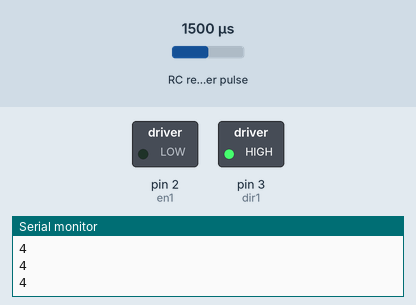
A sketch run on a simulated Arduino Uno, built with avr-gcc and run on an emulated ATmega328P. On the bench: switched loads named in the sketch (green lamp = pin HIGH), the last lines printed to the serial monitor. Wiring (inferred from the names in the program): RC receiver channel: data pin 8. The test bench sets the inputs (shaded band); at power-on: RC receiver pulse 1500 µs.

Above: at 1.2 s.
1.3 s: RC receiver pulse (sensor on pin 8) set to 1476 µs
At 2.5 s:
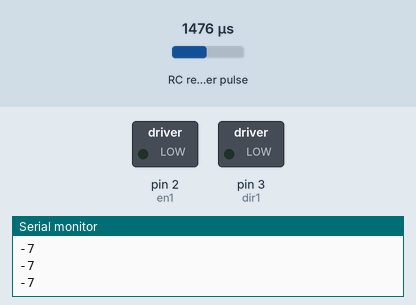
2.8 s: RC receiver pulse (sensor on pin 8) set to 1243 µs
4.3 s: RC receiver pulse (sensor on pin 8) set to 1228 µs
At 4.9 s:
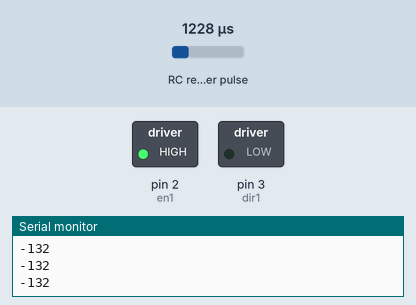
5.8 s: RC receiver pulse (sensor on pin 8) set to 1750 µs
At 7.0 s:
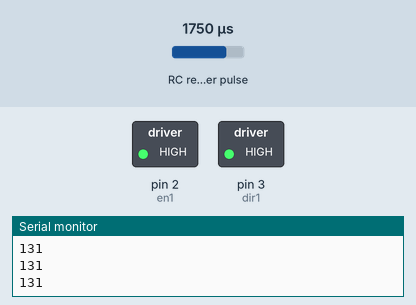
7.3 s: RC receiver pulse (sensor on pin 8) set to 1729 µs
At 8.3 s:
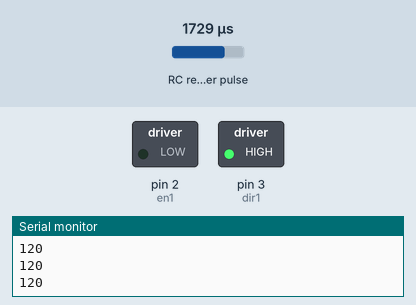
8.8 s: RC receiver pulse (sensor on pin 8) set to 1020 µs
At 9.5 s:
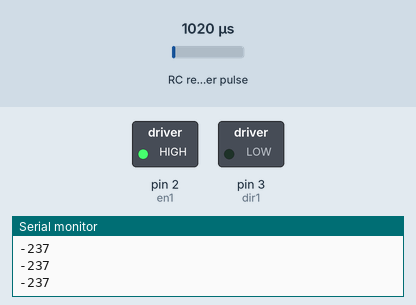
Timing chart, 0 to 11.3 s (numbered marks = the images above; inputs shaded):
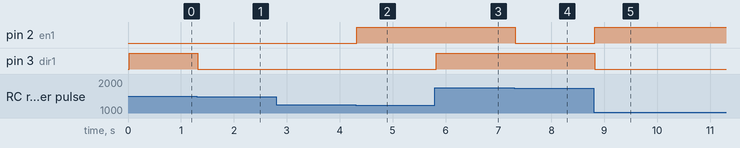

Measured:
- the behaviour switches between 1489 and 1488 µs on RC receiver pulse (sensor on pin 8) (found by bisection; images 0 and 1)
- the behaviour switches between 1237 and 1236 µs on RC receiver pulse (sensor on pin 8) (found by bisection; images 1 and 2)
- the behaviour switches between 1744 and 1743 µs on RC receiver pulse (sensor on pin 8) (found by bisection; images 3 and 4)
- after the input at 1.3 s, pin 3 (dir1): HIGH → LOW at once
- after the input at 4.3 s, pin 2 (en1): LOW → HIGH at once
- after the input at 5.8 s, pin 3 (dir1): LOW → HIGH at once
- after the input at 7.3 s, pin 2 (en1): HIGH → LOW at once
- after the input at 8.8 s, pin 2 (en1): LOW → HIGH at once; pin 3 (dir1): HIGH → LOW at once

The sketch:

MRDC.ino
```cpp
const float pi = 3.141596;


const int led = 13;
//Receiver
const int Channel1pin = 8;
const int Channel4pin = 10;

int Channel1, Channel4;

//Motor
const int en1 = 2;
const int dir1 = 3;
float sig;
int sig_int;

void setup() {
  Serial.begin(9600);
  pinMode(en1, OUTPUT);
  pinMode(dir1, OUTPUT);

  pinMode(Channel1pin, INPUT);
  pinMode(Channel4pin, INPUT);

}

void loop() {

  Channel1 = pulseIn(Channel1pin, HIGH);
  //  Channel4 = pulseIn(Channel4pin, HIGH);
  sig = 0.5045*Channel1 - 752.27;
  sig_int = (int) sig;
  Serial.println(sig_int);
  move_motor1(sig_int);

//move_motor1(-100);


}

void move_motor1(int spd) {
  if (spd >= 0) {
    analogWrite(en1, spd);
    digitalWrite(dir1, HIGH);
  } else if (spd < 0) {
    analogWrite(en1, -spd);
    digitalWrite(dir1, LOW);
  }

}
```
